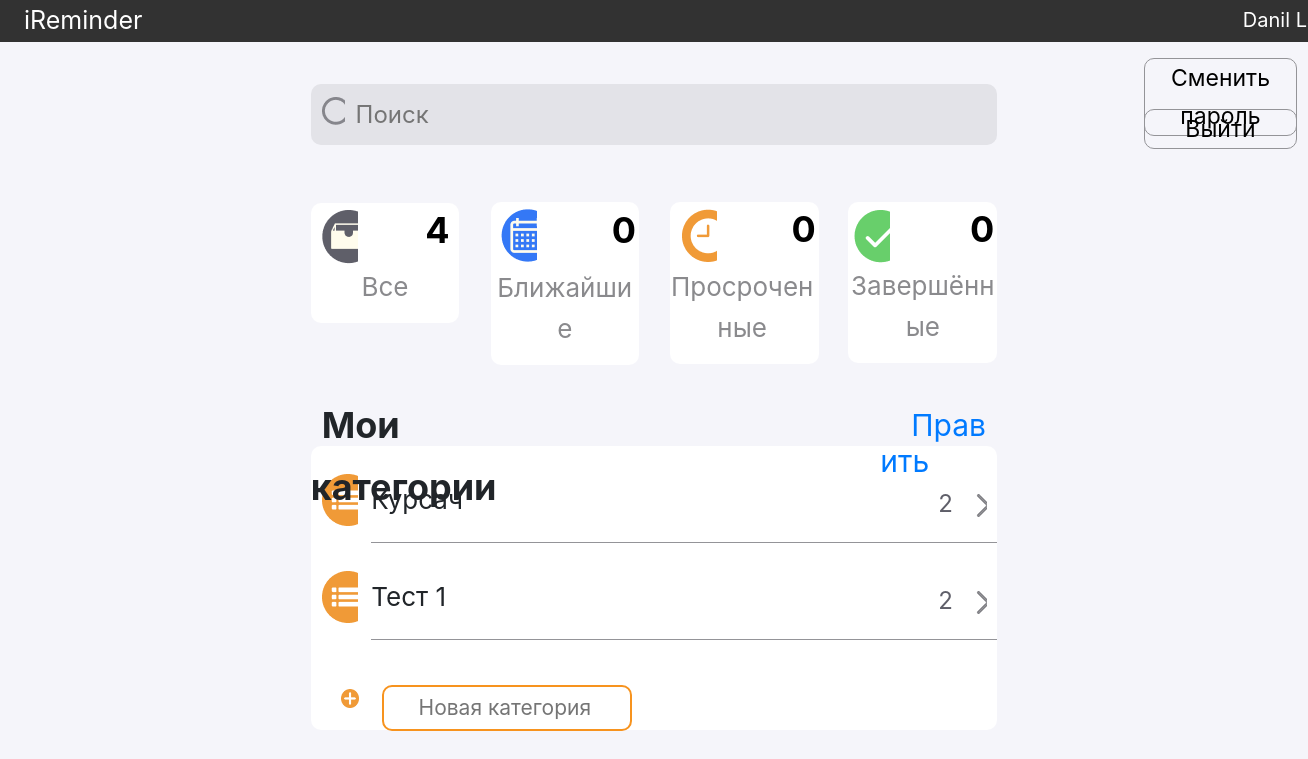
Page /main/ (signed in) on the earlier database version.
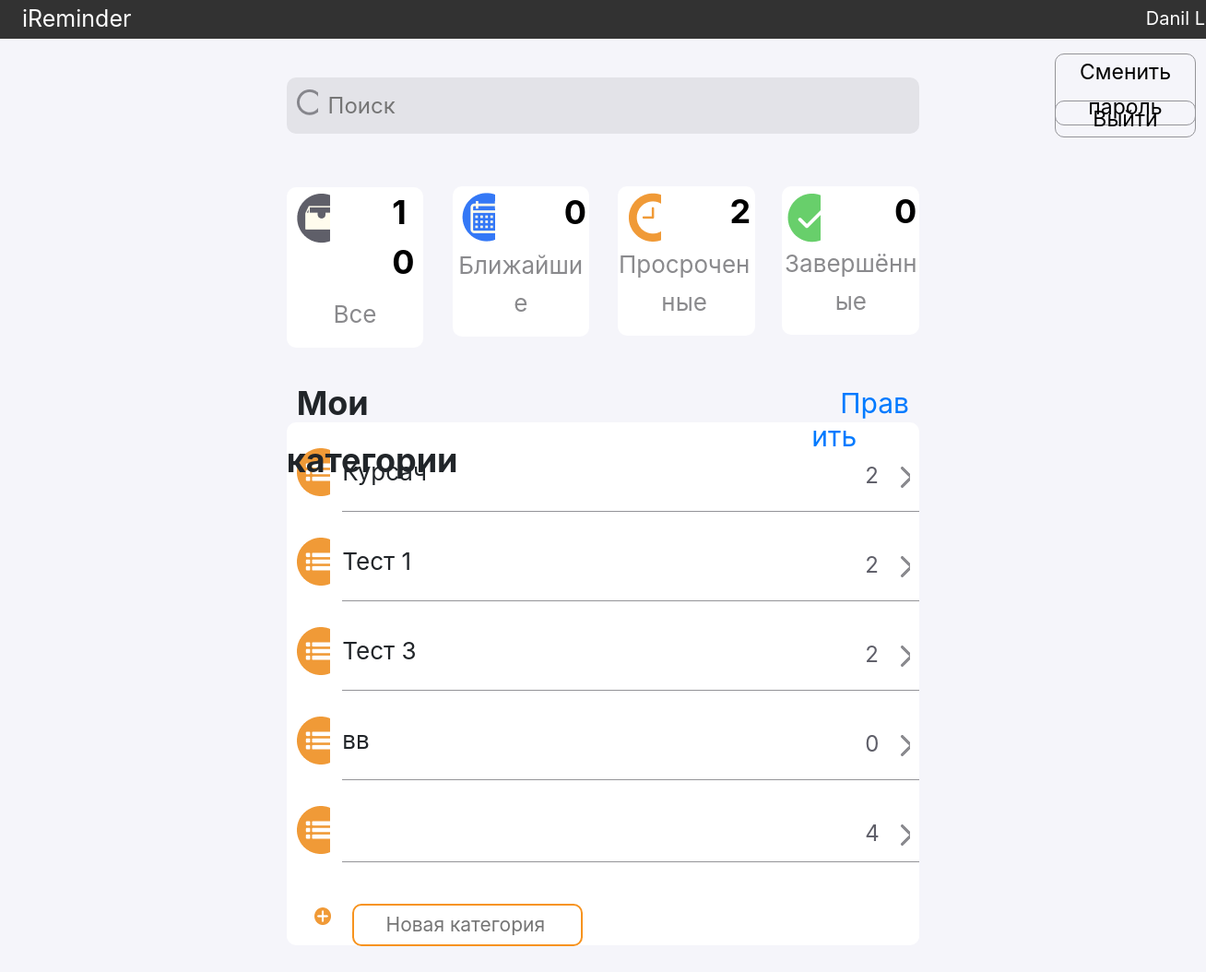
Same page on the later database version.
### reminders/models.py (models this page shows, shortened)
class Reminder_Category(models.Model):
    name = models.CharField(max_length=50)
    author = models.ForeignKey(User, on_delete=models.CASCADE)

### reminders/views.py (the view, shortened to what this page needs)
# urls.py: path('main/', MainView.as_view(), name='main'),
class MainView(View):
    def get(self, request):
        if not request.user.is_authenticated:
            raise Http404
        if request.user.is_superuser:
            return redirect('/admin/')
        context = {'title': 'Главное меню',
                   'user_fullname': get_header_name(request),
                   'all_reminders': len(get_user_reminder(request).exclude(completed=1)),
                   'near_of_date_reminders': len(get_user_reminder(request)
                                                 .filter(date_of_completion__gte=timezone.now())
                                                 .exclude(completed=1)),
                   'out_of_date_reminders': len(get_user_reminder(request)
                                                .filter(date_of_completion__lte=timezone.now())
                                                .exclude(date_of_completion=None)
                                                .exclude(completed=1)),
                   'completed_reminders': len(get_user_reminder(request)
                                              .filter(completed=1)),
                   'categories': get_categories(request),
                   }
        return render(request, 'main.html', context=context)

### reminders/templatetags/tags.py (called while the page is built)
@register.filter
def count_reminders(category_id):
    return len(Reminder.objects.filter(category_id=category_id).exclude(completed=1))

### reminders/views.py (called while the page is built)
def get_user_id(request):
    return User.objects.get(username=request.user.get_username())

def get_categories(request):
    return Reminder_Category.objects.filter(author_id=get_user_id(request))

def get_user_reminder(request):
    return Reminder.objects.filter(category__author=get_user_id(request))

def get_header_name(request):
    if request.user.get_full_name():
        return request.user.get_full_name()
    else:
        return request.user.username

### templates/main.html (shortened to what the changed rows need)
{% extends 'layout.html' %}
{% load tags %}
{% load static %}
{% block content %}
   <div class="clearfix colelem" id="filter_buttons">
    <form action="{% url 'filter' 'all' %}">
        <button class="rounded-corners clearfix grpelem" id="u119">
         <div class="clearfix colelem" id="pu125">
          <div class="clearfix grpelem" id="u122-4">
           <p>{{ all_reminders}}</p>
          </div>
         </div>
        </button>
    </form>
    <form action="{% url 'filter' 'out_of_date' %}">
        <button class="rounded-corners clearfix grpelem" id="u141">
     <div class="clearfix colelem" id="pu175">
      <div class="clearfix grpelem" id="u150-5">
       <p id="u150-3"><span id="u150">&nbsp;</span><span id="u150-2">{{ out_of_date_reminders }}</span></p>
      </div>
     </div>
    </button>
    </form>
   </div>
   <div id="categories_list" class="clearfix colelem">
        <div id="categories_list__content" class="rounded-corners clearfix grpelem">
            <ul class="categories">
                {% for cat in categories %}
                <li class="category clearfix">
                    <div class="category_icon clip_frame grpelem">
                     <img src="{% static 'images/list.png' %}" alt="Значок"/>
                    </div>
                    <div class="category__content clearfix grpelem" >
                        <div class="pu566-4 clearfix colelem">
                            <div class="category_name clearfix grpelem">
                                <p>{{ cat.name }}</p>
                            </div>
                            <div class="category_count clearfix grpelem">
                                <p>{{ cat.id|count_reminders }}</p>
                            </div>
                            <a class="category_arrow nonblock nontext clip_frame grpelem" href="{% url 'reminders' cat.id %}"><img src="{% static 'images/arrow.png' %}" alt="Перейти к событиям"/></a>
                        </div>
                        <div class="line_list colelem"></div>
                    </div>
                </li>
                {% endfor %}
            </ul>
        </div>
   </div>
{% endblock %}

Differences in the rows shown:
added Reminder_Category: name "Тест 3", id|count_reminders "2"
added Reminder_Category: name "вв", id|count_reminders "0"
added Reminder_Category: id|count_reminders "4"
Other differences:
{{ all_reminders }}: "4" → "10"
{{ out_of_date_reminders }}: "0" → "2"
